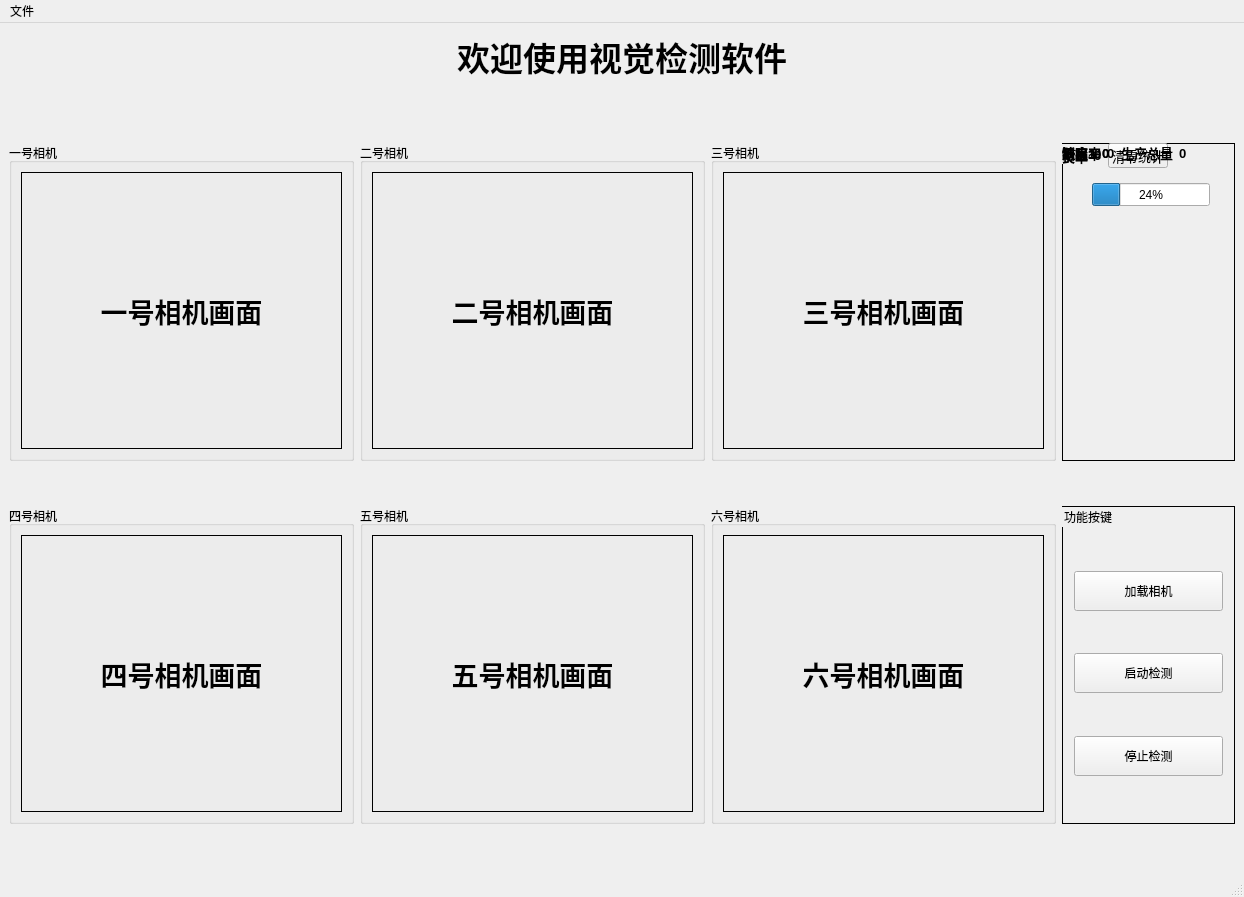
<?xml version="1.0" encoding="UTF-8"?>
<ui version="4.0">
 <class>MainWindow</class>
 <widget class="QMainWindow" name="MainWindow">
  <property name="geometry">
   <rect>
    <x>0</x>
    <y>0</y>
    <width>1244</width>
    <height>897</height>
   </rect>
  </property>
  <property name="windowTitle">
   <string>MainWindow</string>
  </property>
  <widget class="QWidget" name="centralwidget">
   <layout class="QHBoxLayout" name="horizontalLayout_15">
    <item>
     <layout class="QVBoxLayout" name="verticalLayout_4" stretch="1,0,8,1,8,1">
      <item>
       <widget class="QLabel" name="label">
        <property name="font">
         <font>
          <pointsize>25</pointsize>
          <weight>75</weight>
          <bold>true</bold>
         </font>
        </property>
        <property name="text">
         <string>欢迎使用视觉检测软件</string>
        </property>
        <property name="alignment">
         <set>Qt::AlignCenter</set>
        </property>
       </widget>
      </item>
      <item>
       <widget class="QLabel" name="label_time">
        <property name="minimumSize">
         <size>
          <width>0</width>
          <height>50</height>
         </size>
        </property>
        <property name="maximumSize">
         <size>
          <width>16777215</width>
          <height>50</height>
         </size>
        </property>
        <property name="font">
         <font>
          <pointsize>15</pointsize>
          <weight>75</weight>
          <bold>true</bold>
         </font>
        </property>
        <property name="text">
         <string/>
        </property>
        <property name="alignment">
         <set>Qt::AlignCenter</set>
        </property>
       </widget>
      </item>
      <item>
       <layout class="QHBoxLayout" name="horizontalLayout_4" stretch="2,2,2,1">
        <item>
         <widget class="QGroupBox" name="groupBox">
          <property name="title">
           <string>一号相机</string>
          </property>
          <layout class="QHBoxLayout" name="horizontalLayout_8">
           <item>
            <widget class="QLabel" name="label1_camera">
             <property name="font">
              <font>
               <pointsize>20</pointsize>
               <weight>75</weight>
               <bold>true</bold>
              </font>
             </property>
             <property name="frameShape">
              <enum>QFrame::Box</enum>
             </property>
             <property name="text">
              <string>一号相机画面</string>
             </property>
             <property name="alignment">
              <set>Qt::AlignCenter</set>
             </property>
            </widget>
           </item>
          </layout>
         </widget>
        </item>
        <item>
         <widget class="QGroupBox" name="groupBox_2">
          <property name="title">
           <string>二号相机</string>
          </property>
          <layout class="QHBoxLayout" name="horizontalLayout_9">
           <item>
            <widget class="QLabel" name="label2_camera">
             <property name="font">
              <font>
               <pointsize>20</pointsize>
               <weight>75</weight>
               <bold>true</bold>
              </font>
             </property>
             <property name="frameShape">
              <enum>QFrame::Box</enum>
             </property>
             <property name="text">
              <string>二号相机画面</string>
             </property>
             <property name="alignment">
              <set>Qt::AlignCenter</set>
             </property>
            </widget>
           </item>
          </layout>
         </widget>
        </item>
        <item>
         <widget class="QGroupBox" name="groupBox_3">
          <property name="title">
           <string>三号相机</string>
          </property>
          <layout class="QHBoxLayout" name="horizontalLayout_10">
           <item>
            <widget class="QLabel" name="label3_camera">
             <property name="font">
              <font>
               <pointsize>20</pointsize>
               <weight>75</weight>
               <bold>true</bold>
              </font>
             </property>
             <property name="frameShape">
              <enum>QFrame::Box</enum>
             </property>
             <property name="text">
              <string>三号相机画面</string>
             </property>
             <property name="alignment">
              <set>Qt::AlignCenter</set>
             </property>
            </widget>
           </item>
          </layout>
         </widget>
        </item>
        <item>
         <widget class="QGroupBox" name="groupBox_0">
          <property name="styleSheet">
           <string notr="true">QGroupBox#groupBox_0 { border: 1px solid black;}</string>
          </property>
          <property name="title">
           <string>统计</string>
          </property>
          <widget class="QProgressBar" name="progressBar">
           <property name="geometry">
            <rect>
             <x>30</x>
             <y>40</y>
             <width>118</width>
             <height>23</height>
            </rect>
           </property>
           <property name="value">
            <number>24</number>
           </property>
          </widget>
          <widget class="QWidget" name="">
           <layout class="QHBoxLayout" name="horizontalLayout">
            <item>
             <widget class="QLabel" name="label_sctatch_">
              <property name="font">
               <font>
                <pointsize>10</pointsize>
                <weight>75</weight>
                <bold>true</bold>
               </font>
              </property>
              <property name="text">
               <string>划痕</string>
              </property>
             </widget>
            </item>
            <item>
             <widget class="QLabel" name="label_sctatch">
              <property name="enabled">
               <bool>true</bool>
              </property>
              <property name="font">
               <font>
                <pointsize>10</pointsize>
                <weight>75</weight>
                <bold>true</bold>
               </font>
              </property>
              <property name="text">
               <string>0</string>
              </property>
             </widget>
            </item>
            <item>
             <widget class="QLabel" name="label_blackpoint_">
              <property name="font">
               <font>
                <pointsize>10</pointsize>
                <weight>75</weight>
                <bold>true</bold>
               </font>
              </property>
              <property name="text">
               <string>黑点</string>
              </property>
             </widget>
            </item>
            <item>
             <widget class="QLabel" name="label_blackpoint">
              <property name="font">
               <font>
                <pointsize>10</pointsize>
                <weight>75</weight>
                <bold>true</bold>
               </font>
              </property>
              <property name="text">
               <string>0</string>
              </property>
             </widget>
            </item>
           </layout>
          </widget>
          <widget class="QWidget" name="">
           <layout class="QHBoxLayout" name="horizontalLayout_2">
            <item>
             <widget class="QLabel" name="label_nodefine0_">
              <property name="font">
               <font>
                <pointsize>10</pointsize>
                <weight>75</weight>
                <bold>true</bold>
               </font>
              </property>
              <property name="text">
               <string>缺陷1</string>
              </property>
             </widget>
            </item>
            <item>
             <widget class="QLabel" name="label_nodefine0">
              <property name="font">
               <font>
                <pointsize>10</pointsize>
                <weight>75</weight>
                <bold>true</bold>
               </font>
              </property>
              <property name="text">
               <string>0</string>
              </property>
             </widget>
            </item>
            <item>
             <widget class="QLabel" name="label_nodefine1_">
              <property name="font">
               <font>
                <pointsize>10</pointsize>
                <weight>75</weight>
                <bold>true</bold>
               </font>
              </property>
              <property name="text">
               <string>缺陷2</string>
              </property>
             </widget>
            </item>
            <item>
             <widget class="QLabel" name="label_nodefine1">
              <property name="font">
               <font>
                <pointsize>10</pointsize>
                <weight>75</weight>
                <bold>true</bold>
               </font>
              </property>
              <property name="text">
               <string>0</string>
              </property>
             </widget>
            </item>
           </layout>
          </widget>
          <widget class="QWidget" name="">
           <layout class="QHBoxLayout" name="horizontalLayout_3" stretch="0,2,0">
            <item>
             <widget class="QLabel" name="label_nodefine2_">
              <property name="font">
               <font>
                <pointsize>10</pointsize>
                <weight>75</weight>
                <bold>true</bold>
               </font>
              </property>
              <property name="text">
               <string>缺陷3</string>
              </property>
             </widget>
            </item>
            <item>
             <widget class="QLabel" name="label_nodefine2">
              <property name="font">
               <font>
                <pointsize>10</pointsize>
                <weight>75</weight>
                <bold>true</bold>
               </font>
              </property>
              <property name="text">
               <string>0</string>
              </property>
             </widget>
            </item>
            <item>
             <spacer name="horizontalSpacer_5">
              <property name="orientation">
               <enum>Qt::Horizontal</enum>
              </property>
              <property name="sizeHint" stdset="0">
               <size>
                <width>13</width>
                <height>17</height>
               </size>
              </property>
             </spacer>
            </item>
           </layout>
          </widget>
          <widget class="QWidget" name="">
           <layout class="QHBoxLayout" name="horizontalLayout_7" stretch="1,3,1,0">
            <item>
             <widget class="QLabel" name="label_2">
              <property name="font">
               <font>
                <pointsize>10</pointsize>
                <weight>75</weight>
                <bold>true</bold>
               </font>
              </property>
              <property name="text">
               <string>良率</string>
              </property>
             </widget>
            </item>
            <item>
             <widget class="QLabel" name="label_yield_rate">
              <property name="font">
               <font>
                <pointsize>10</pointsize>
                <weight>75</weight>
                <bold>true</bold>
               </font>
              </property>
              <property name="text">
               <string>0</string>
              </property>
             </widget>
            </item>
            <item>
             <widget class="QPushButton" name="cleardata_pushButton">
              <property name="minimumSize">
               <size>
                <width>0</width>
                <height>25</height>
               </size>
              </property>
              <property name="maximumSize">
               <size>
                <width>60</width>
                <height>25</height>
               </size>
              </property>
              <property name="font">
               <font>
                <pointsize>10</pointsize>
                <weight>50</weight>
                <bold>false</bold>
               </font>
              </property>
              <property name="text">
               <string>清零统计</string>
              </property>
             </widget>
            </item>
            <item>
             <spacer name="horizontalSpacer">
              <property name="orientation">
               <enum>Qt::Horizontal</enum>
              </property>
              <property name="sizeHint" stdset="0">
               <size>
                <width>40</width>
                <height>20</height>
               </size>
              </property>
             </spacer>
            </item>
           </layout>
          </widget>
          <widget class="QWidget" name="">
           <layout class="QHBoxLayout" name="horizontalLayout_6" stretch="0,2,0,2">
            <item>
             <widget class="QLabel" name="label_3">
              <property name="font">
               <font>
                <pointsize>10</pointsize>
                <weight>75</weight>
                <bold>true</bold>
               </font>
              </property>
              <property name="text">
               <string>不良率</string>
              </property>
             </widget>
            </item>
            <item>
             <widget class="QLabel" name="label_defective_rate">
              <property name="font">
               <font>
                <pointsize>10</pointsize>
                <weight>75</weight>
                <bold>true</bold>
               </font>
              </property>
              <property name="text">
               <string>0</string>
              </property>
             </widget>
            </item>
            <item>
             <widget class="QLabel" name="label_6">
              <property name="font">
               <font>
                <pointsize>10</pointsize>
                <weight>75</weight>
                <bold>true</bold>
               </font>
              </property>
              <property name="text">
               <string>生产总量</string>
              </property>
             </widget>
            </item>
            <item>
             <widget class="QLabel" name="label_total_production">
              <property name="font">
               <font>
                <pointsize>10</pointsize>
                <weight>75</weight>
                <bold>true</bold>
               </font>
              </property>
              <property name="text">
               <string>0</string>
              </property>
             </widget>
            </item>
           </layout>
          </widget>
         </widget>
        </item>
       </layout>
      </item>
      <item>
       <spacer name="verticalSpacer_4">
        <property name="orientation">
         <enum>Qt::Vertical</enum>
        </property>
        <property name="sizeHint" stdset="0">
         <size>
          <width>20</width>
          <height>40</height>
         </size>
        </property>
       </spacer>
      </item>
      <item>
       <layout class="QHBoxLayout" name="horizontalLayout_14" stretch="2,2,2,1">
        <item>
         <widget class="QGroupBox" name="groupBox_4">
          <property name="title">
           <string>四号相机</string>
          </property>
          <layout class="QHBoxLayout" name="horizontalLayout_11">
           <item>
            <widget class="QLabel" name="label4_camera">
             <property name="font">
              <font>
               <pointsize>20</pointsize>
               <weight>75</weight>
               <bold>true</bold>
              </font>
             </property>
             <property name="frameShape">
              <enum>QFrame::Box</enum>
             </property>
             <property name="text">
              <string>四号相机画面</string>
             </property>
             <property name="alignment">
              <set>Qt::AlignCenter</set>
             </property>
            </widget>
           </item>
          </layout>
         </widget>
        </item>
        <item>
         <widget class="QGroupBox" name="groupBox_5">
          <property name="title">
           <string>五号相机</string>
          </property>
          <layout class="QHBoxLayout" name="horizontalLayout_12">
           <item>
            <widget class="QLabel" name="label5_camera">
             <property name="font">
              <font>
               <pointsize>20</pointsize>
               <weight>75</weight>
               <bold>true</bold>
              </font>
             </property>
             <property name="frameShape">
              <enum>QFrame::Box</enum>
             </property>
             <property name="text">
              <string>五号相机画面</string>
             </property>
             <property name="alignment">
              <set>Qt::AlignCenter</set>
             </property>
            </widget>
           </item>
          </layout>
         </widget>
        </item>
        <item>
         <widget class="QGroupBox" name="groupBox_6">
          <property name="title">
           <string>六号相机</string>
          </property>
          <layout class="QHBoxLayout" name="horizontalLayout_13">
           <item>
            <widget class="QLabel" name="label6_camera">
             <property name="font">
              <font>
               <pointsize>20</pointsize>
               <weight>75</weight>
               <bold>true</bold>
              </font>
             </property>
             <property name="frameShape">
              <enum>QFrame::Box</enum>
             </property>
             <property name="text">
              <string>六号相机画面</string>
             </property>
             <property name="alignment">
              <set>Qt::AlignCenter</set>
             </property>
            </widget>
           </item>
          </layout>
         </widget>
        </item>
        <item>
         <widget class="QGroupBox" name="groupBox_7">
          <property name="styleSheet">
           <string notr="true">QGroupBox#groupBox_7 { border: 1px solid black;}</string>
          </property>
          <property name="title">
           <string>功能按键</string>
          </property>
          <layout class="QHBoxLayout" name="horizontalLayout_5">
           <item>
            <layout class="QVBoxLayout" name="verticalLayout_2">
             <item>
              <spacer name="verticalSpacer">
               <property name="orientation">
                <enum>Qt::Vertical</enum>
               </property>
               <property name="sizeHint" stdset="0">
                <size>
                 <width>20</width>
                 <height>40</height>
                </size>
               </property>
              </spacer>
             </item>
             <item>
              <widget class="QPushButton" name="loadcamera_pushButton">
               <property name="minimumSize">
                <size>
                 <width>88</width>
                 <height>40</height>
                </size>
               </property>
               <property name="text">
                <string>加载相机</string>
               </property>
              </widget>
             </item>
             <item>
              <spacer name="verticalSpacer_6">
               <property name="orientation">
                <enum>Qt::Vertical</enum>
               </property>
               <property name="sizeHint" stdset="0">
                <size>
                 <width>20</width>
                 <height>40</height>
                </size>
               </property>
              </spacer>
             </item>
             <item>
              <widget class="QPushButton" name="pushButton">
               <property name="minimumSize">
                <size>
                 <width>88</width>
                 <height>40</height>
                </size>
               </property>
               <property name="text">
                <string>启动检测</string>
               </property>
              </widget>
             </item>
             <item>
              <spacer name="verticalSpacer_2">
               <property name="orientation">
                <enum>Qt::Vertical</enum>
               </property>
               <property name="sizeHint" stdset="0">
                <size>
                 <width>20</width>
                 <height>40</height>
                </size>
               </property>
              </spacer>
             </item>
             <item>
              <widget class="QPushButton" name="stop_pushButton">
               <property name="minimumSize">
                <size>
                 <width>88</width>
                 <height>40</height>
                </size>
               </property>
               <property name="text">
                <string>停止检测</string>
               </property>
              </widget>
             </item>
             <item>
              <spacer name="verticalSpacer_7">
               <property name="orientation">
                <enum>Qt::Vertical</enum>
               </property>
               <property name="sizeHint" stdset="0">
                <size>
                 <width>20</width>
                 <height>40</height>
                </size>
               </property>
              </spacer>
             </item>
            </layout>
           </item>
          </layout>
         </widget>
        </item>
       </layout>
      </item>
      <item>
       <spacer name="verticalSpacer_5">
        <property name="orientation">
         <enum>Qt::Vertical</enum>
        </property>
        <property name="sizeHint" stdset="0">
         <size>
          <width>20</width>
          <height>40</height>
         </size>
        </property>
       </spacer>
      </item>
     </layout>
    </item>
   </layout>
  </widget>
  <widget class="QMenuBar" name="menubar">
   <property name="geometry">
    <rect>
     <x>0</x>
     <y>0</y>
     <width>1244</width>
     <height>23</height>
    </rect>
   </property>
   <widget class="QMenu" name="menu">
    <property name="title">
     <string>文件</string>
    </property>
    <addaction name="setting_action"/>
   </widget>
   <addaction name="menu"/>
  </widget>
  <widget class="QStatusBar" name="statusbar">
   <property name="font">
    <font>
     <pointsize>12</pointsize>
     <weight>75</weight>
     <bold>true</bold>
    </font>
   </property>
  </widget>
  <action name="setting_action">
   <property name="text">
    <string>设置</string>
   </property>
  </action>
 </widget>
 <resources/>
 <connections/>
</ui>
